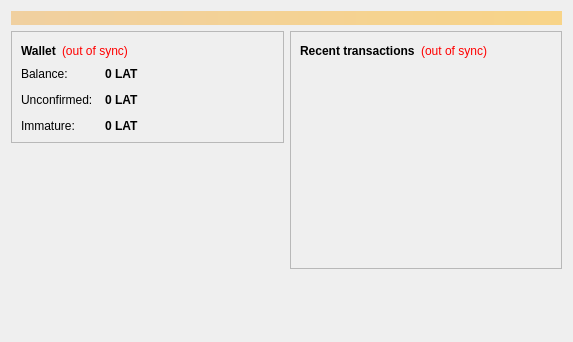
<?xml version="1.0" encoding="UTF-8"?>
<ui version="4.0">
 <class>OverviewPage</class>
 <widget class="QWidget" name="OverviewPage">
  <property name="geometry">
   <rect>
    <x>0</x>
    <y>0</y>
    <width>573</width>
    <height>342</height>
   </rect>
  </property>
  <property name="windowTitle">
   <string>Form</string>
  </property>
  <layout class="QVBoxLayout" name="topLayout">
   <item>
    <widget class="QLabel" name="labelAlerts">
     <property name="visible">
      <bool>false</bool>
     </property>
     <property name="styleSheet">
      <string notr="true">background-color: qlineargradient(x1: 0, y1: 0, x2: 1, y2: 0, stop:0 #F0D0A0, stop:1 #F8D488); color:#000000;</string>
     </property>
     <property name="wordWrap">
      <bool>true</bool>
     </property>
     <property name="margin">
      <number>3</number>
     </property>
    </widget>
   </item>
   <item>
    <layout class="QHBoxLayout" name="horizontalLayout" stretch="1,1">
     <item>
      <layout class="QVBoxLayout" name="verticalLayout_2">
       <item>
        <widget class="QFrame" name="frame">
         <property name="frameShape">
          <enum>QFrame::StyledPanel</enum>
         </property>
         <property name="frameShadow">
          <enum>QFrame::Raised</enum>
         </property>
         <layout class="QVBoxLayout" name="verticalLayout_4">
          <item>
           <layout class="QHBoxLayout" name="horizontalLayout_4">
            <item>
             <widget class="QLabel" name="label_5">
              <property name="font">
               <font>
                <weight>75</weight>
                <bold>true</bold>
               </font>
              </property>
              <property name="text">
               <string>Wallet</string>
              </property>
             </widget>
            </item>
            <item>
             <widget class="QLabel" name="labelWalletStatus">
              <property name="toolTip">
               <string>The displayed information may be out of date. Your wallet automatically synchronizes with the Latinum network after a connection is established, but this process has not completed yet.</string>
              </property>
              <property name="styleSheet">
               <string notr="true">QLabel { color: red; }</string>
              </property>
              <property name="text">
               <string notr="true">(out of sync)</string>
              </property>
              <property name="alignment">
               <set>Qt::AlignLeading|Qt::AlignLeft|Qt::AlignVCenter</set>
              </property>
             </widget>
            </item>
            <item>
             <spacer name="horizontalSpacer_2">
              <property name="orientation">
               <enum>Qt::Horizontal</enum>
              </property>
              <property name="sizeHint" stdset="0">
               <size>
                <width>40</width>
                <height>20</height>
               </size>
              </property>
             </spacer>
            </item>
           </layout>
          </item>
          <item>
           <layout class="QFormLayout" name="formLayout_2">
            <property name="fieldGrowthPolicy">
             <enum>QFormLayout::AllNonFixedFieldsGrow</enum>
            </property>
            <property name="horizontalSpacing">
             <number>12</number>
            </property>
            <property name="verticalSpacing">
             <number>12</number>
            </property>
            <item row="0" column="0">
             <widget class="QLabel" name="label">
              <property name="text">
               <string>Balance:</string>
              </property>
             </widget>
            </item>
            <item row="0" column="1">
             <widget class="QLabel" name="labelBalance">
              <property name="font">
               <font>
                <weight>75</weight>
                <bold>true</bold>
               </font>
              </property>
              <property name="cursor">
               <cursorShape>IBeamCursor</cursorShape>
              </property>
              <property name="toolTip">
               <string>Your current balance</string>
              </property>
              <property name="text">
               <string notr="true">0 LAT</string>
              </property>
              <property name="textInteractionFlags">
               <set>Qt::LinksAccessibleByMouse|Qt::TextSelectableByKeyboard|Qt::TextSelectableByMouse</set>
              </property>
             </widget>
            </item>
            <item row="1" column="0">
             <widget class="QLabel" name="label_3">
              <property name="text">
               <string>Unconfirmed:</string>
              </property>
             </widget>
            </item>
            <item row="1" column="1">
             <widget class="QLabel" name="labelUnconfirmed">
              <property name="font">
               <font>
                <weight>75</weight>
                <bold>true</bold>
               </font>
              </property>
              <property name="cursor">
               <cursorShape>IBeamCursor</cursorShape>
              </property>
              <property name="toolTip">
               <string>Total of transactions that have yet to be confirmed, and do not yet count toward the current balance</string>
              </property>
              <property name="text">
               <string notr="true">0 LAT</string>
              </property>
              <property name="textInteractionFlags">
               <set>Qt::LinksAccessibleByMouse|Qt::TextSelectableByKeyboard|Qt::TextSelectableByMouse</set>
              </property>
             </widget>
            </item>
            <item row="2" column="0">
             <widget class="QLabel" name="labelImmatureText">
              <property name="text">
               <string>Immature:</string>
              </property>
             </widget>
            </item>
            <item row="2" column="1">
             <widget class="QLabel" name="labelImmature">
              <property name="font">
               <font>
                <weight>75</weight>
                <bold>true</bold>
               </font>
              </property>
              <property name="toolTip">
               <string>Mined balance that has not yet matured</string>
              </property>
              <property name="text">
               <string notr="true">0 LAT</string>
              </property>
              <property name="textInteractionFlags">
               <set>Qt::LinksAccessibleByMouse|Qt::TextSelectableByKeyboard|Qt::TextSelectableByMouse</set>
              </property>
             </widget>
            </item>
           </layout>
          </item>
         </layout>
        </widget>
       </item>
       <item>
        <spacer name="verticalSpacer">
         <property name="orientation">
          <enum>Qt::Vertical</enum>
         </property>
         <property name="sizeHint" stdset="0">
          <size>
           <width>20</width>
           <height>40</height>
          </size>
         </property>
        </spacer>
       </item>
      </layout>
     </item>
     <item>
      <layout class="QVBoxLayout" name="verticalLayout_3">
       <item>
        <widget class="QFrame" name="frame_2">
         <property name="frameShape">
          <enum>QFrame::StyledPanel</enum>
         </property>
         <property name="frameShadow">
          <enum>QFrame::Raised</enum>
         </property>
         <layout class="QVBoxLayout" name="verticalLayout">
          <item>
           <layout class="QHBoxLayout" name="horizontalLayout_2">
            <item>
             <widget class="QLabel" name="label_4">
              <property name="text">
               <string>&lt;b&gt;Recent transactions&lt;/b&gt;</string>
              </property>
             </widget>
            </item>
            <item>
             <widget class="QLabel" name="labelTransactionsStatus">
              <property name="toolTip">
               <string>The displayed information may be out of date. Your wallet automatically synchronizes with the Latinum network after a connection is established, but this process has not completed yet.</string>
              </property>
              <property name="styleSheet">
               <string notr="true">QLabel { color: red; }</string>
              </property>
              <property name="text">
               <string notr="true">(out of sync)</string>
              </property>
              <property name="alignment">
               <set>Qt::AlignRight|Qt::AlignTrailing|Qt::AlignVCenter</set>
              </property>
             </widget>
            </item>
            <item>
             <spacer name="horizontalSpacer">
              <property name="orientation">
               <enum>Qt::Horizontal</enum>
              </property>
              <property name="sizeHint" stdset="0">
               <size>
                <width>40</width>
                <height>20</height>
               </size>
              </property>
             </spacer>
            </item>
           </layout>
          </item>
          <item>
           <widget class="QListView" name="listTransactions">
            <property name="styleSheet">
             <string notr="true">QListView { background: transparent; }</string>
            </property>
            <property name="frameShape">
             <enum>QFrame::NoFrame</enum>
            </property>
            <property name="verticalScrollBarPolicy">
             <enum>Qt::ScrollBarAlwaysOff</enum>
            </property>
            <property name="horizontalScrollBarPolicy">
             <enum>Qt::ScrollBarAlwaysOff</enum>
            </property>
            <property name="selectionMode">
             <enum>QAbstractItemView::NoSelection</enum>
            </property>
           </widget>
          </item>
         </layout>
        </widget>
       </item>
       <item>
        <spacer name="verticalSpacer_2">
         <property name="orientation">
          <enum>Qt::Vertical</enum>
         </property>
         <property name="sizeHint" stdset="0">
          <size>
           <width>20</width>
           <height>40</height>
          </size>
         </property>
        </spacer>
       </item>
      </layout>
     </item>
    </layout>
   </item>
  </layout>
 </widget>
 <resources/>
 <connections/>
</ui>
